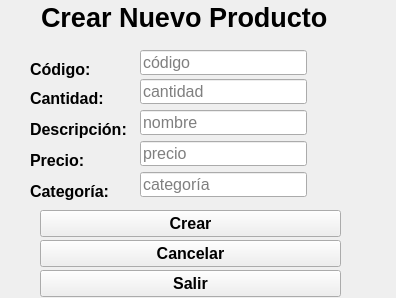
<?xml version="1.0" encoding="UTF-8"?>
<ui version="4.0">
 <class>CreateProduct</class>
 <widget class="QWidget" name="CreateProduct">
  <property name="geometry">
   <rect>
    <x>0</x>
    <y>0</y>
    <width>396</width>
    <height>298</height>
   </rect>
  </property>
  <property name="windowTitle">
   <string>Form</string>
  </property>
  <widget class="QLabel" name="label_6">
   <property name="geometry">
    <rect>
     <x>0</x>
     <y>0</y>
     <width>400</width>
     <height>300</height>
    </rect>
   </property>
   <property name="text">
    <string/>
   </property>
   <property name="pixmap">
    <pixmap>../Imagenes/tweety2.jpg</pixmap>
   </property>
  </widget>
  <widget class="QLineEdit" name="input_cod">
   <property name="geometry">
    <rect>
     <x>140</x>
     <y>50</y>
     <width>167</width>
     <height>25</height>
    </rect>
   </property>
   <property name="font">
    <font>
     <pointsize>12</pointsize>
    </font>
   </property>
   <property name="text">
    <string/>
   </property>
   <property name="placeholderText">
    <string>código</string>
   </property>
  </widget>
  <widget class="QLabel" name="label_cod">
   <property name="geometry">
    <rect>
     <x>30</x>
     <y>60</y>
     <width>73</width>
     <height>19</height>
    </rect>
   </property>
   <property name="font">
    <font>
     <pointsize>12</pointsize>
     <weight>75</weight>
     <bold>true</bold>
    </font>
   </property>
   <property name="text">
    <string>Código:</string>
   </property>
  </widget>
  <widget class="QLineEdit" name="input_cant">
   <property name="geometry">
    <rect>
     <x>140</x>
     <y>79</y>
     <width>167</width>
     <height>25</height>
    </rect>
   </property>
   <property name="font">
    <font>
     <pointsize>12</pointsize>
    </font>
   </property>
   <property name="text">
    <string/>
   </property>
   <property name="placeholderText">
    <string>cantidad</string>
   </property>
  </widget>
  <widget class="QPushButton" name="btn_create">
   <property name="geometry">
    <rect>
     <x>40</x>
     <y>210</y>
     <width>301</width>
     <height>27</height>
    </rect>
   </property>
   <property name="font">
    <font>
     <pointsize>12</pointsize>
     <weight>75</weight>
     <bold>true</bold>
    </font>
   </property>
   <property name="cursor">
    <cursorShape>PointingHandCursor</cursorShape>
   </property>
   <property name="text">
    <string>Crear</string>
   </property>
  </widget>
  <widget class="QLabel" name="label_descrip">
   <property name="geometry">
    <rect>
     <x>30</x>
     <y>120</y>
     <width>101</width>
     <height>19</height>
    </rect>
   </property>
   <property name="font">
    <font>
     <pointsize>12</pointsize>
     <weight>75</weight>
     <bold>true</bold>
    </font>
   </property>
   <property name="text">
    <string>Descripción:</string>
   </property>
  </widget>
  <widget class="QLabel" name="label">
   <property name="geometry">
    <rect>
     <x>41</x>
     <y>1</y>
     <width>300</width>
     <height>33</height>
    </rect>
   </property>
   <property name="font">
    <font>
     <pointsize>20</pointsize>
     <weight>75</weight>
     <bold>true</bold>
    </font>
   </property>
   <property name="text">
    <string>Crear Nuevo Producto</string>
   </property>
  </widget>
  <widget class="QLabel" name="label_categoria">
   <property name="geometry">
    <rect>
     <x>30</x>
     <y>182</y>
     <width>86</width>
     <height>19</height>
    </rect>
   </property>
   <property name="font">
    <font>
     <pointsize>12</pointsize>
     <weight>75</weight>
     <bold>true</bold>
    </font>
   </property>
   <property name="text">
    <string>Categoría:</string>
   </property>
  </widget>
  <widget class="QPushButton" name="btn_exit">
   <property name="geometry">
    <rect>
     <x>40</x>
     <y>270</y>
     <width>301</width>
     <height>27</height>
    </rect>
   </property>
   <property name="font">
    <font>
     <pointsize>12</pointsize>
     <weight>75</weight>
     <bold>true</bold>
    </font>
   </property>
   <property name="text">
    <string>Salir</string>
   </property>
  </widget>
  <widget class="QLabel" name="label_precio">
   <property name="geometry">
    <rect>
     <x>30</x>
     <y>151</y>
     <width>57</width>
     <height>19</height>
    </rect>
   </property>
   <property name="font">
    <font>
     <pointsize>12</pointsize>
     <weight>75</weight>
     <bold>true</bold>
    </font>
   </property>
   <property name="text">
    <string>Precio:</string>
   </property>
  </widget>
  <widget class="QLineEdit" name="input_categoria">
   <property name="geometry">
    <rect>
     <x>140</x>
     <y>172</y>
     <width>167</width>
     <height>25</height>
    </rect>
   </property>
   <property name="font">
    <font>
     <pointsize>12</pointsize>
    </font>
   </property>
   <property name="placeholderText">
    <string>categoría</string>
   </property>
  </widget>
  <widget class="QPushButton" name="btn_cancel">
   <property name="geometry">
    <rect>
     <x>40</x>
     <y>240</y>
     <width>301</width>
     <height>27</height>
    </rect>
   </property>
   <property name="font">
    <font>
     <pointsize>12</pointsize>
     <weight>75</weight>
     <bold>true</bold>
    </font>
   </property>
   <property name="text">
    <string>Cancelar</string>
   </property>
  </widget>
  <widget class="QLineEdit" name="input_descrip">
   <property name="geometry">
    <rect>
     <x>140</x>
     <y>110</y>
     <width>167</width>
     <height>25</height>
    </rect>
   </property>
   <property name="font">
    <font>
     <pointsize>12</pointsize>
    </font>
   </property>
   <property name="placeholderText">
    <string>nombre</string>
   </property>
  </widget>
  <widget class="QLineEdit" name="input_precio">
   <property name="geometry">
    <rect>
     <x>140</x>
     <y>141</y>
     <width>167</width>
     <height>25</height>
    </rect>
   </property>
   <property name="font">
    <font>
     <pointsize>12</pointsize>
    </font>
   </property>
   <property name="placeholderText">
    <string>precio</string>
   </property>
  </widget>
  <widget class="QLabel" name="label_cant">
   <property name="geometry">
    <rect>
     <x>30</x>
     <y>89</y>
     <width>91</width>
     <height>19</height>
    </rect>
   </property>
   <property name="font">
    <font>
     <pointsize>12</pointsize>
     <weight>75</weight>
     <bold>true</bold>
    </font>
   </property>
   <property name="text">
    <string>Cantidad:</string>
   </property>
  </widget>
  <zorder>label_6</zorder>
  <zorder>layoutWidget</zorder>
  <zorder>input_cant</zorder>
  <zorder>btn_create</zorder>
  <zorder>label_descrip</zorder>
  <zorder>input_cod</zorder>
  <zorder>label</zorder>
  <zorder>label_categoria</zorder>
  <zorder>btn_exit</zorder>
  <zorder>label_precio</zorder>
  <zorder>input_categoria</zorder>
  <zorder>btn_cancel</zorder>
  <zorder>input_descrip</zorder>
  <zorder>label_cod</zorder>
  <zorder>input_precio</zorder>
  <zorder>label_cant</zorder>
 </widget>
 <resources/>
 <connections/>
</ui>
